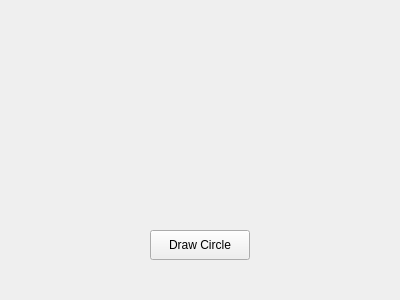
<?xml version="1.0" encoding="UTF-8"?>
<ui version="4.0">
 <class>MainWindow</class>
 <widget class="QMainWindow" name="MainWindow">
  <property name="geometry">
   <rect>
    <x>0</x>
    <y>0</y>
    <width>400</width>
    <height>300</height>
   </rect>
  </property>
  <property name="windowTitle">
   <string>Circle Drawer</string>
  </property>
  <widget class="QWidget" name="centralwidget">
   <widget class="QPushButton" name="drawButton">
    <property name="geometry">
     <rect>
      <x>150</x>
      <y>230</y>
      <width>100</width>
      <height>30</height>
     </rect>
    </property>
    <property name="text">
     <string>Draw Circle</string>
    </property>
   </widget>
  </widget>
 </widget>
 <resources/>
 <connections/>
</ui>
